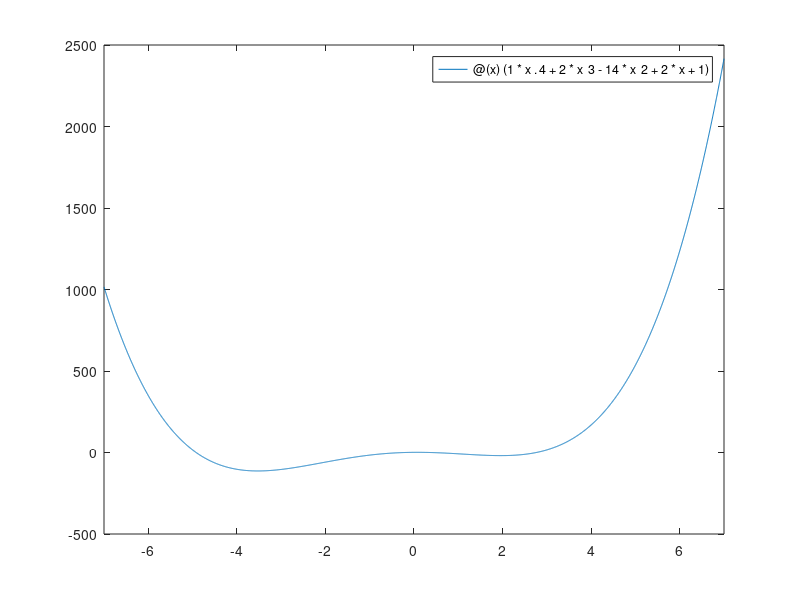

This chart was generated by the following MATLAB code: (Note: this script raises an error after producing the figure.)
close all;clc;clear

fplot(@(x) (1*x.^4 + 2*x^3 - 14*x^2 + 2*x +1   ) , [-7 7] )
p = [1 2 -14 2 1];
r = roots(p);

f1=@(x) (1*x.^4 + 2*x.^3 - 14*x.^2 + 2*x +1);

x0=-6;
x1= -4;
tol= 10^(-10);

N = 1000;

disp(['Execution of problem 1 for interval 1 by Secant Method:'])

[ roots,error ] = SecantMethod(f1,x0,x1,tol,N);

x0=-1;
x1= 0;
tol= 10^(-10);

N = 1000;

disp(['Execution of problem 1-b for interval 2 by Secant Method:'])

[ roots,error ] = SecantMethod(f1,x0,x1,tol,N);

x0=0;
x1=1;
tol= 10^(-10);

N = 1000;

disp(['Execution of problem 1-b for interval 3 by Secant Method:'])

[ roots,error ] = SecantMethod(f1,x0,x1,tol,N);


x0=1;
x1= 3;
tol= 10^(-10);

N = 1000;

disp(['Execution of problem 1-b for interval 5  by Secant Method:'])

[ roots,error ] = SecantMethod(f1,x0,x1,tol,N);



syms x;

x0=2;

N=1000;

tol= 10^(-10);

f2=@(x) (4*x^3 + 6*x^2 - 28*x  + 2);

disp(['Execution of problem 1-c by Newton:']);
[X,err]=Newton(x,sym(f2),x0,tol,N);






